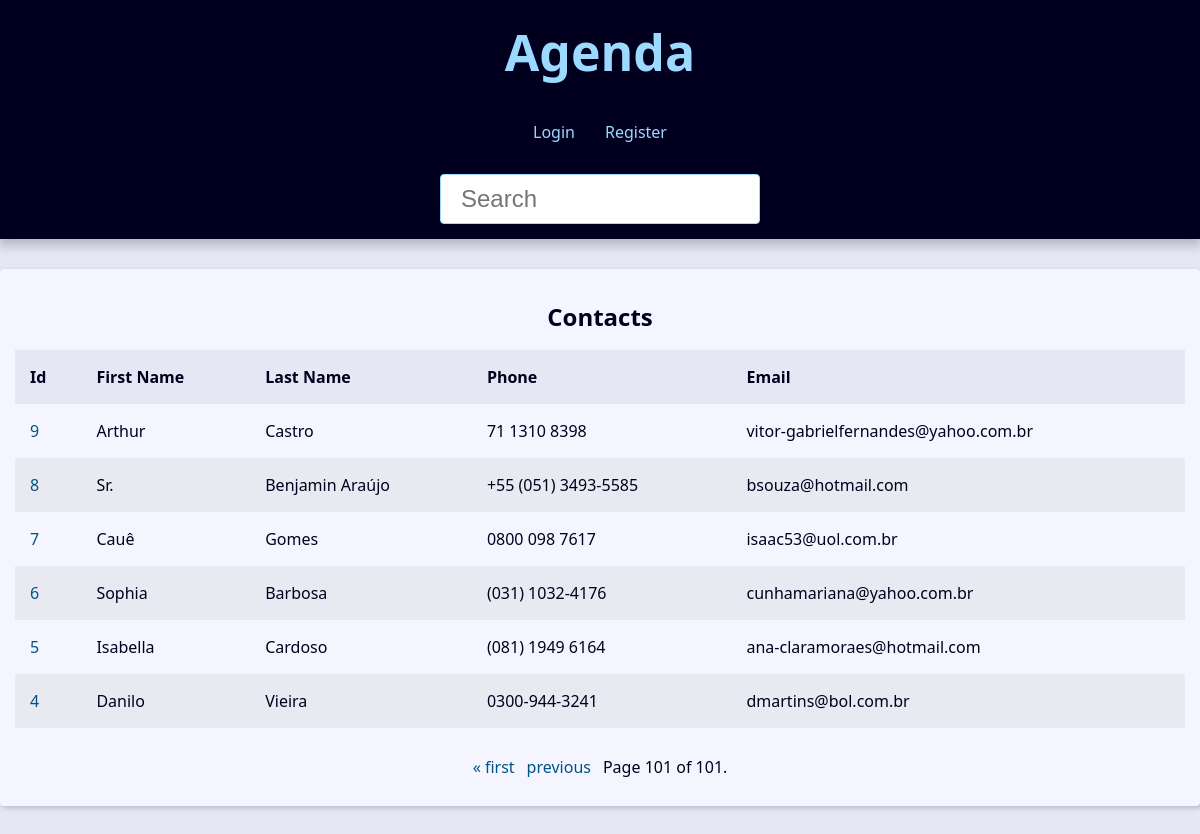
The page /?page=101&search= on the database its author committed.
### contact/models.py (models this page shows, shortened)
class Contact(models.Model):
  first_name = models.CharField(max_length=50)
  last_name = models.CharField(max_length=50, blank=True)
  phone = models.CharField(max_length=50)
  email = models.EmailField(max_length=250, blank=True)
  created = models.DateTimeField(default=timezone.now)
  description = models.TextField(blank=True)
  show = models.BooleanField(default=True)
  picture = models.ImageField(upload_to='pictures/%Y/%m/', blank=True, null=True)
  category = models.ForeignKey(Category, on_delete=models.SET_NULL, null=True, blank=True)
  owner = models.ForeignKey(User, on_delete=models.SET_NULL, null=True, blank=True)

### contact/views/contact_view.py (the view)
# urls.py: path('', view=views.index, name='index'),
def index(request):
    contacts = Contact.objects.filter(show=True).order_by('-id')
    paginator = Paginator(contacts, 10)
    page = request.GET.get('page')
    contacts = paginator.get_page(page)
    return render(request, 'contact/index.html', {'contacts': contacts})

### contact/templates/contact/index.html (shortened to what this page needs)
{% extends "global/base.html" %}
{% block content %}
{% if contacts %}
<div class="responsive-table">
  <table class="contacts-table">
    <caption class="table-caption">
      Contacts
    </caption>
    <thead>
      <tr class="table-row table-row-header">
        <th class="table-header">
          Id
        </th>
        <th class="table-header">
          First Name
        </th>
        <th class="table-header">
          Last Name
        </th>
        <th class="table-header">
          Phone
        </th>
        <th class="table-header">
          Email
        </th>
      </tr>
    </thead>
    <tbody>
      {% for contact in contacts %}
      <tr class="table-row">
        <td class="table-cel">
          <a href="{% url 'contact:contact' contact.id %}" class=" table-link">{{ contact.id }}</a>
        </td>
        <td class="table-cel">
          {{ contact.first_name }}
        </td>
        <td class="table-cel">
          {{ contact.last_name }}
        </td>
        <td class="table-cel">
          {{ contact.phone }}
        </td>
        <td class="table-cel">
          {{ contact.email }}
        </td>
      </tr>
      {% endfor %}
    </tbody>
  </table>
</div>
{% else %}
<div class="single-contact">
  <h1 class="single-contact-name">
    Não foi encontrado nenhum contato
  </h1>
</div>
{% endif %}
{% endblock content %}

### base_static/global/css/style.css (style rules this page uses)
:root { --spacing: 1.5rem; --link-dark-color: rgb(0, 83, 134); --link-light-color: rgb(156, 217, 255); --clr-white: rgb(245, 245, 255); --clr-black: rgb(0, 0, 30); --clr-light-gray: rgb(230, 230, 245); --clr-dark-shadow-5: rgba(0, 0, 10, 5%); --clr-dark-shadow-10: rgba(0, 0, 10, 10%); --clr-dark-shadow-20: rgba(0, 0, 10, 20%); --clr-light-shadow-5: rgba(200, 200, 255, 5%); --clr-light-shadow-10: rgba(200, 200, 255, 10%); --clr-light-shadow-20: rgba(200, 200, 255, 20%); --main-page-width: 120rem; --table-min-width: 60rem; --biggest-font-size: 5rem; --bigger-font-size: 4rem; --big-font-size: 3.2rem; --medium-font-size: 2.4rem; --small-font-size: 1.6rem; --smaller-font-size: 1.4rem; --smallest-font-size: 1.2rem; --transition-fast: 300ms; --transition-medium: 600ms; --transition-slow: 1s; --default-border-radius: 4px; }
*, *::before, *::after { margin: 0; padding: 0; box-sizing: border-box; }
html { font-size: 62.5%; }
body { font-family: system-ui, -apple-system, BlinkMacSystemFont, 'Segoe UI', Roboto, Oxygen, Ubuntu, Cantarell, 'Open Sans', 'Helvetica Neue', sans-serif; line-height: 1.5; font-size: var(--small-font-size); color: var(--clr-black); -webkit-font-smoothing: antialiased; background: var(--clr-light-gray); }
.responsive-table { width: 100%; overflow-x: auto; }
.contacts-table { width: 100%; min-width: var(--table-min-width); border-collapse: collapse; }
.table-caption { font-size: var(--medium-font-size); font-weight: bold; padding: var(--spacing); }
.table-row { text-align: left; text-overflow: ellipsis; transition: background-color var(--transition-fast) ease-in-out; }
.table-row:nth-of-type(2n) { background: var(--clr-dark-shadow-5); }
.table-row-header { background: var(--clr-light-gray); color: var(--clr-black); }
.table-cel, .table-header { padding: var(--spacing); }
.table-link { color: var(--link-dark-color); transition: color var(--transition-fast) ease-in-out; text-decoration: none; }

### rows shown on the page
Contact: id "9", first_name "Arthur", last_name "Castro", phone "71 1310 8398", email "vitor-gabrielfernandes@yahoo.com.br"
Contact: id "8", first_name "Sr.", last_name "Benjamin Araújo", phone "+55 (051) 3493-5585", email "bsouza@hotmail.com"
Contact: id "7", first_name "Cauê", last_name "Gomes", phone "0800 098 7617", email "isaac53@uol.com.br"
Contact: id "6", first_name "Sophia", last_name "Barbosa", phone "(031) 1032-4176", email "cunhamariana@yahoo.com.br"
Contact: id "5", first_name "Isabella", last_name "Cardoso", phone "(081) 1949 6164", email "ana-claramoraes@hotmail.com"
Contact: id "4", first_name "Danilo", last_name "Vieira", phone "0300-944-3241", email "dmartins@bol.com.br"

### other values the page prints
{{ contacts.number }} "101"
{{ contacts.paginator.num_pages }} "101"
